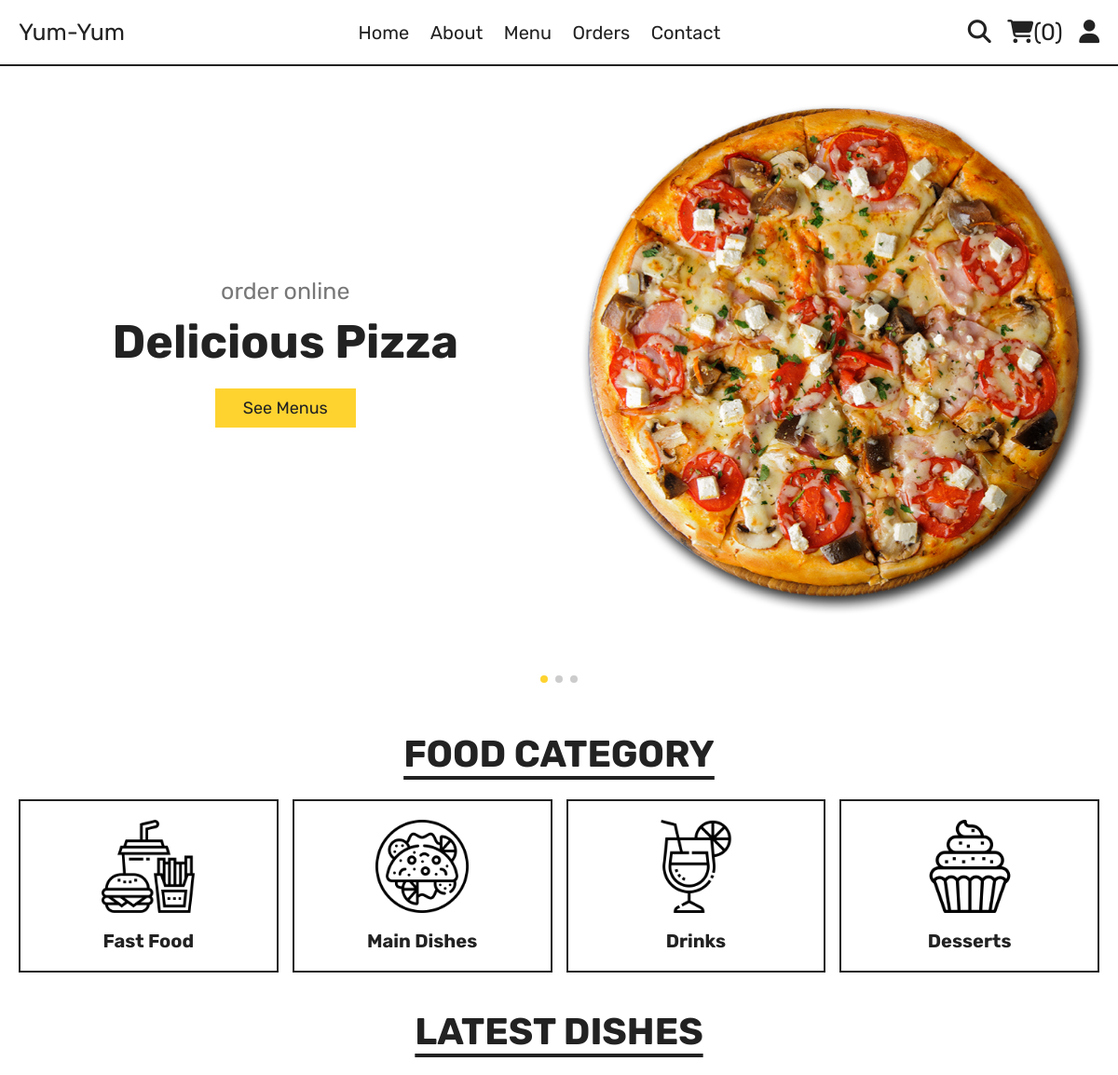
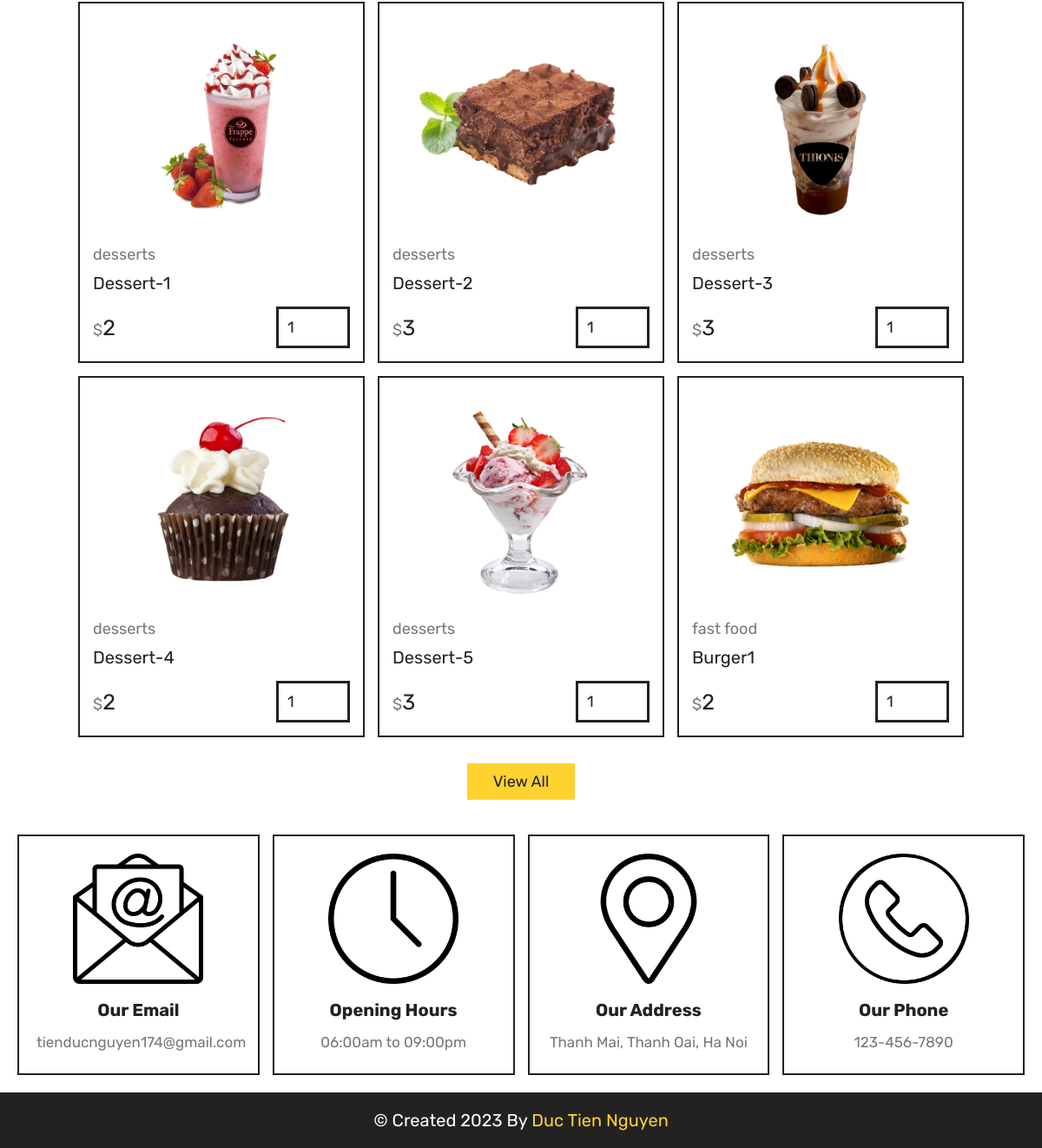
The app's page /home.php with its own data (2 pictures, top to bottom).
### tables this page shows
CREATE TABLE `products` (
  `id` int(100) NOT NULL,
  `name` varchar(100) NOT NULL,
  `category` varchar(100) NOT NULL,
  `price` int(10) NOT NULL,
  `image` varchar(100) NOT NULL
);

### home.php (the view, shortened to what this page needs)
<?php
include 'components/connect.php';
?>
<!DOCTYPE html>
<html lang="en">
<head>
    <link rel="stylesheet" href="https://cdnjs.cloudflare.com/ajax/libs/font-awesome/6.2.1/css/all.min.css">
    <link rel="stylesheet" href="https://cdn.jsdelivr.net/npm/swiper@8/swiper-bundle.min.css"/>
    <link rel="stylesheet" href="css/style.css">
</head>
<body>
<?php include 'components/user_header.php'; ?>
<section class="hero">
    <div class="swiper hero-slider">
       <div class="swiper-wrapper">
          <div class="swiper-slide slide">
             <div class="content">
                <span>order online</span>
                <h3>delicious pizza</h3>
                <a href="menu.php" class="btn">see menus</a>
             </div>
             <div class="image">
                <img src="images/home-img-1.png" alt="">
             </div>
          </div>
          <div class="swiper-slide slide">
             <div class="content">
                <span>order online</span>
                <h3>double hamburger</h3>
                <a href="menu.php" class="btn">see menus</a>
             </div>
             <div class="image">
                <img src="images/home-img-2.png" alt="">
             </div>
          </div>
          <div class="swiper-slide slide">
             <div class="content">
                <span>order online</span>
                <h3>roasted chicken</h3>
                <a href="menu.php" class="btn">see menus</a>
             </div>
             <div class="image">
                <img src="images/home-img-3.png" alt="">
             </div>
          </div>
       </div>
       <div class="swiper-pagination"></div>
    </div>
 </section>
<section class ="category">
    <h1 class="title">food category</h1>
    <div class="box-container">
        <a href="category.php?category=fast food" class="box">
            <img src="images/cat-1.png" alt="">
            <h3>fast food</h3>
        </a>
        <a href="category.php?category=main dish" class="box">
            <img src="images/cat-2.png" alt="">
            <h3>main dishes</h3>
        </a>
        <a href="category.php?category=drinks" class="box">
            <img src="images/cat-3.png" alt="">
            <h3>drinks</h3>
        </a>
        <a href="category.php?category=desserts" class="box">
            <img src="images/cat-4.png" alt="">
            <h3>desserts</h3>
        </a>
    </div>
</section>
<section class="products">
    <h1 class="title">latest dishes</h1>
    <div class="box-container">
    <?php
            $select_products = $conn->prepare("SELECT * FROM `products` LIMIT 6");
            $select_products->execute();
            if($select_products->rowCount() > 0){
                while($fetch_products = $select_products->fetch(PDO::FETCH_ASSOC)){
        ?>
        <form action="" method="post" class="box">
            <img src="uploaded_img/<?= $fetch_products['image']; ?>" alt="">
            <a href="category.php?category=<?= $fetch_products['category']; ?>" class="cat"><?= $fetch_products['category']; ?></a>
            <div class="name"><?= $fetch_products['name']; ?></div>
            <div class="flex">
                <div class="price"><span>$</span><?= $fetch_products['price']; ?></div>
                <input type="number" name="qty" class="qty" min="1" max="99" value="1" maxlength="2">
            </div>
        </form>
        <?php
                }
            }else{
                echo '<p class="empty">no products added yet!</p>';
            }
        ?>
    </div>
    <div class="more-btn">
        <a href="menu.php" class="btn">view all</a>
    </div>
</section>
<?php include 'components/footer.php'?>
</body>
</html>

### css/style.css (style rules this page uses)
:root { --yellow:#fed330; --red: #e03826; --white: #ffffff; --black: #222; --light-color: #777; --border: .2em solid var(--black); }
* { font-family: 'Rubik', sans-serif; margin:0; padding: 0; box-sizing: border-box; outline: none; border: none; text-decoration: none; }
html { font-size: 62.5%; overflow-x: hidden; scroll-behavior: smooth; stop-opacity: 7rem; }
section { margin: 0 auto; max-width: 1200px; padding: 2rem; }
.title { text-align: center; margin-bottom: 2.5rem; font-size: 4rem; color:var(--black); text-transform: uppercase; text-decoration: underline; text-underline-offset: 1rem; }
.btn, .delete-btn { margin-top: 1rem; display: inline-block; font-size: 1.8rem; padding: 1rem 3rem; cursor: pointer; text-transform: capitalize; transition: .2s linear; }
.btn { background-color: var(--yellow); color: var(--black); }
.hero .slide { display: flex; flex-wrap: wrap-reverse; gap:1.5rem; align-items: center; margin-bottom: 4rem; }
.hero .slide .content { flex:1 1 40rem; text-align: center; }
.hero .slide .image { flex:1 1 40rem; }
.hero .slide .image img { width: 100%; }
.hero .slide .content span { font-size: 2.5rem; color:var(--light-color); }
.hero .slide .content h3 { font-size: 5rem; text-transform: capitalize; color:var(--black); padding:1rem 0; }
.category .box-container { display: grid; grid-template-columns: repeat(auto-fit, minmax(27rem, 1fr)); gap:1.5rem; align-items: flex-start; }
.category .box-container .box { border:var(--border); padding:2rem; text-align: center; }
.category .box-container .box img { width: 100%; height: 10rem; object-fit: contain; }
.category .box-container .box h3 { font-size: 2rem; margin-top: 1.5rem; color: var(--black); text-transform: capitalize; }
.products .box-container { display: grid; grid-template-columns: repeat(auto-fit, 33rem); gap:1.5rem; align-items: flex-start; justify-content: center; }
.products .box-container .box { border: var(--border); padding: 1.5rem; position: relative; overflow: hidden; }
.products .box-container .box img { height: 25rem; width: 100%; object-fit: contain; margin-bottom: 1rem; }
.products .box-container .box .cat { font-size: 1.8rem; color: var(--light-color); }
.products .box-container .box .name { font-size: 2rem; color: var(--black); margin: 1rem 0; }
.products .box-container .box .flex { display: flex; align-items: center; gap: 1rem; margin-top: 1.5rem; }
.products .box-container .box .flex .price { margin-right: auto; font-size: 2.5rem; color: var(--black); }
.products .box-container .box .flex .price span { color: var(--light-color); font-size: 1.8rem; }
.products .box-container .box .flex .qty { padding: 1rem; border: var(--border); font-size: 1.8rem; color: var(--black); }
.products .more-btn { margin-top: 2rem; text-align: center; }

### records on screen
products: image (picture), category "desserts", name "Dessert-1", price "2"
products: image (picture), category "desserts", name "Dessert-2", price "3"
products: image (picture), category "desserts", name "Dessert-3", price "3"
products: image (picture), category "desserts", name "Dessert-4", price "2"
products: image (picture), category "desserts", name "Dessert-5", price "3"
products: image (picture), category "fast food", name "Burger1", price "2"

### other values on screen
$total_cart_items "0"
